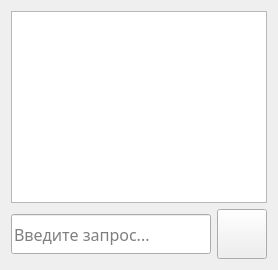
      <widget class="QWidget" name="page_11">
       <layout class="QVBoxLayout" name="verticalLayout_20">
        <item>
         <widget class="QTextEdit" name="response_area">
          <property name="readOnly">
           <bool>true</bool>
          </property>
         </widget>
        </item>
        <item>
         <layout class="QHBoxLayout" name="horizontalLayout_17">
          <item>
           <widget class="QLineEdit" name="response_input">
            <property name="maximumSize">
             <size>
              <width>16777215</width>
              <height>40</height>
             </size>
            </property>
            <property name="baseSize">
             <size>
              <width>0</width>
              <height>40</height>
             </size>
            </property>
            <property name="font">
             <font>
              <family>Rubik</family>
              <pointsize>12</pointsize>
             </font>
            </property>
            <property name="placeholderText">
             <string>Введите запрос...</string>
            </property>
           </widget>
          </item>
          <item>
           <widget class="QPushButton" name="sendmessage_button">
            <property name="minimumSize">
             <size>
              <width>50</width>
              <height>50</height>
             </size>
            </property>
            <property name="maximumSize">
             <size>
              <width>50</width>
              <height>50</height>
             </size>
            </property>
            <property name="text">
             <string/>
            </property>
            <property name="icon">
             <iconset>
              <normaloff>icons/dark/send.png</normaloff>icons/dark/send.png</iconset>
            </property>
            <property name="iconSize">
             <size>
              <width>32</width>
              <height>32</height>
             </size>
            </property>
           </widget>
          </item>
         </layout>
        </item>
       </layout>
      </widget>
